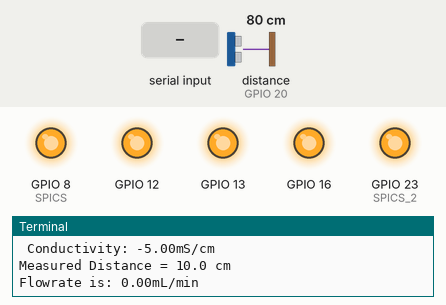
Recording of a program running on a simulated Raspberry Pi (BCM pin numbers). On the bench: output pins drawn as LEDs (lit = HIGH), the last lines printed to the terminal. The inputs (shaded band) are chosen by the test bench; at power-on: distance to the obstacle (sensor on GPIO 20) 80 cm. The echo pulse lasts 58.3 µs per cm; the clock reads 2024-03-15 10:24:30 at power-on unless the program sets it; pins used as bus, display or sensor lines are not drawn.

Above: at 2.7 s.
2.8 s: "1\n" received over the second serial link
4.3 s: "0\n" received over the second serial link
6.3 s: "1\n" received over the second serial link
At 7.3 s:
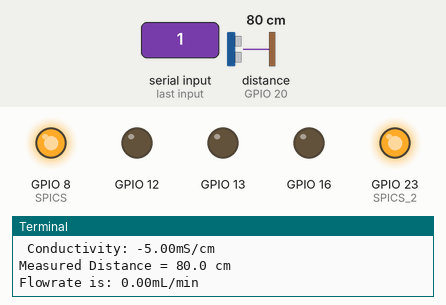
Timing chart, 0 to 9.3 s (numbered marks = the images above; inputs shaded):
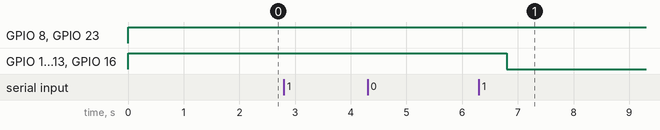

The program:

Batch_RO_system.py
```python
#Libraries
import RPi.GPIO as GPIO
import statistics
import time
import csv
import serial
from datetime import datetime
import os
import pathlib

############ READ ME: IMPORTANT INFO #####################

# To stop data collection, you must do Ctrl + c  (KeyboardInterrupt)
# to actually record the data. Don't click the stop button or nothing will be writted in csv.

# Data will be written in the folder CSV_data and a new file would be added every time

# The scale should be plugged into the bottom left USB port of the Pi if you look at it from the front

# Make sure that the conductivity transmitter and digital flowmeter are plugged into power and turned on

# For some reason this code doesn't work if you run it in terminal so just run it in Thonny
#################################################

#set GPIO Pins for Ultrasonic Sensor
GPIO_TRIGGER = 21
GPIO_ECHO = 20

#setup Voltmeter Pins for Conductivity Sensor
AO_pin = 0 #flame sensor AO connected to ADC channel 0
# change these as desired - they're the pins connected from the
# SPI port on the ADC to the Cobbler
SPICLK = 11
SPIMISO = 9
SPIMOSI = 10
SPICS = 8

#setup Voltmeter 2 Pins for Digital Flowmeter
AO_pin_2 = 0  # what is this?
SPICLK_2 = 22
SPIMISO_2 = 27
SPIMOSI_2 = 17
SPICS_2 = 23

def init_serial():
    global ser

    #writing C, P, LF (\n)
    #1 == 1
    #C = 67, P = 80, \n = 10
    init_message = [49, 80, 10]

    ser = serial.Serial(port='/dev/ttyUSB0', baudrate=9600,
                         parity=serial.PARITY_NONE,
                          stopbits=serial.STOPBITS_TWO,
                           bytesize=serial.EIGHTBITS,
                            timeout=0)

    ser.write(init_message)

def init():
    GPIO.setwarnings(False)
    GPIO.setmode(GPIO.BCM)
    # set up the SPI interface pins for Voltmeter
    GPIO.setup(SPIMOSI, GPIO.OUT)
    GPIO.setup(SPIMISO, GPIO.IN)
    GPIO.setup(SPICLK, GPIO.OUT)
    GPIO.setup(SPICS, GPIO.OUT)

    # set up the SPI interface pins for Voltmeter 2
    GPIO.setup(SPIMOSI_2, GPIO.OUT)
    GPIO.setup(SPIMISO_2, GPIO.IN)
    GPIO.setup(SPICLK_2, GPIO.OUT)
    GPIO.setup(SPICS_2, GPIO.OUT)

    #set GPIO ultrasonic direction (IN / OUT)
    GPIO.setup(GPIO_TRIGGER, GPIO.OUT)
    GPIO.setup(GPIO_ECHO, GPIO.IN)

    #setup Relay Pins for Feed Valve
    GPIO.setup(12,GPIO.OUT)
    GPIO.output(12,GPIO.HIGH) # relay is OFF initially

    #setup Relay Pins for Brine Valve
    GPIO.setup(16,GPIO.OUT)
    GPIO.output(16,GPIO.HIGH) # relay is OFF initially

    #setup Relay Pins for Batch Valve
    GPIO.setup(13,GPIO.OUT)
    GPIO.output(13,GPIO.HIGH) # relay is OFF initially
    pass


# CONSTANTS --------------------------------

empty_tank_dist = 21  # cm, top of the tank to the top of the drainage square with some extra room
full_tank_dist = 18  # cm  (CHANGE LATER?)

time_step = 0.50 # seconds (this is not actually the real time step between data points)
num_average_elements = 1  # average last 1 distance values
took_scale_data = 0 # this helps with the scale data collecting
flow_loop_volume = 150 # ml

# LIST SETUP ----------------------------------------
rows = []
time_list = []
permeate_mass_list = []
distance_list = []
current_distance_list = []
conductivity_list = []
flowrate_list = []
stage_list = [1]
raw_distance_list = [10,10,10,10] # arbitrary values to get the standard dev. thing to work

# feed_conductivity = 10 # mS/cm

# FUNCTIONS -----------------------------------------

def scale_reading():
    '''
    Reads scale data and adds it to permeate_mass_list
    '''
    init_serial()
    data = ''
    units = ''
    took_scale_data = 0

    while took_scale_data == 0:
        c = ser.read()
        if c:
            char = str(c)
            char = char[-2]
            if char == 'r' or char == 'n': # if the scale data is readable

                if data == '':
                    continue
                else:

                    data = data.replace(" ","")
                    for i in data:
                        if i.isalpha():
                            units += i
                            data = data.replace(i,"") # replaces any letters in data (like g)
                        elif i == '?':
                            data = data.replace(i,"")

                    print(" Permeate mass =" ,data,"g")
                    if(data == ''):
                        continue
                    else:
                        permeate_mass_list.append(data)
                        took_scale_data = 1

                    data = ''
                    stable = 1
                    units = ''

            else:
                data += char
    ser.close()


def readadc(adcnum, clockpin, mosipin, misopin, cspin):
    '''
    Setting up the voltmeter with the ADC
    '''
    if ((adcnum > 7) or (adcnum < 0)):
        return -1
    GPIO.output(cspin, True)

    GPIO.output(clockpin, False)  # start clock low
    GPIO.output(cspin, False)     # bring CS low

    commandout = adcnum
    commandout |= 0x18  # start bit + single-ended bit
    commandout <<= 3    # we only need to send 5 bits here
    for i in range(5):
        if (commandout & 0x80):
            GPIO.output(mosipin, True)
        else:
            GPIO.output(mosipin, False)
        commandout <<= 1
        GPIO.output(clockpin, True)
        GPIO.output(clockpin, False)

    adcout = 0
    for i in range(12):
        GPIO.output(clockpin, True)
        GPIO.output(clockpin, False)
        adcout <<= 1
        if (GPIO.input(misopin)):
            adcout |= 0x1

    GPIO.output(cspin, True)

    adcout >>= 1
    return adcout

def distance():
    '''
    Ultrasonic Sensor Code to calculate distances and smooths out the readings from weird outliers.

    It filters out distances that are not within the standard deviation of the last 5 distances
    from the mean. It replaces it with value of the mean of the last 3 previous accepted distances.

    Returns:
        new_distance: An integer representing the current distance

    '''
    # set Trigger to HIGH
    GPIO.output(GPIO_TRIGGER, True)

    # set Trigger after 0.01ms to LOW
    time.sleep(0.00001)
    GPIO.output(GPIO_TRIGGER, False)

    StartTime = time.time()
    StopTime = time.time()

    # save StartTime
    while GPIO.input(GPIO_ECHO) == 0:
        StartTime = time.time()

    # save time of arrival
    while GPIO.input(GPIO_ECHO) == 1:
        StopTime = time.time()

    # time difference between start and arrival
    TimeElapsed = StopTime - StartTime
    # multiply with the sonic speed (34300 cm/s)
    # and divide by 2, because there and back
    current_distance = (TimeElapsed * 34300) / 2
  #  print("current distance is ",current_distance)

    raw_distance_list.append(current_distance)
    current_distance_list.append(current_distance)

    #print ("Measured Distance 1 = %.1f cm" % current_distance)
  #  return current_distance

    if len(raw_distance_list) >= 5:
#
        distance_sample = raw_distance_list[-5:] # sample includes last 5 measurements taken
        #print(distance_sample)
        distance_sample.sort()
        distance_sample.pop(0)
        distance_sample.pop(3)
        mean_sample = statistics.mean(distance_sample)
        new_distance = mean_sample
        print ("Measured Distance = %.1f cm" % new_distance)
        return new_distance

#     if len(raw_distance_list) >= 5:
#
#         distance_sample = raw_distance_list[-5:] # sample includes last 5 measurements taken
#         std_dev_sample = statistics.stdev(distance_sample) # standard deviation of the last 5 digits
#         mean_sample = statistics.mean(distance_sample)
#         if abs(raw_distance_list[-1] - mean_sample) <= std_dev_sample:
#             # if the distance is within the standard deviation of the sample from the mean
#             new_distance = raw_distance_list[-1]
#             print ("Measured Distance = %.1f cm" % new_distance)
#             return new_distance
#
#         else:
#             # remove element from the sample return the mean of the remaining 3
#             distance_sample.remove(raw_distance_list[-1])
#             new_distance = (statistics.mean(raw_distance_list[-5:-2]))
#             print ("Measured Distance = %.1f cm" % new_distance)
#             return new_distance


def check_tank_empty(last_distance):
    '''
    Checks whether the batch tank is empty.

    Args:
        last_distance: A integer representing the average measured distance
        from the ultrasonic sensor

    Returns:
        tank_is_empty: Either True or False if the batch tank is empty

    '''
    tank_is_empty = False
    if last_distance >= empty_tank_dist: # if tank is empty

        tank_is_empty = True
        print("TANK IS EMPTY")

    return tank_is_empty

def check_tank_full(last_distance):
    '''
    Checks if the batch tank is full.

    Args:
        last_num_average: An integer representing the averaged batch tank distance
                            with number of elements specified by num_average_elements

    Returns:
        tank_is_full: Either True or False if the batch tank is full

    '''
    tank_is_full = False

    if last_distance <= full_tank_dist: # if tank is full

        print("TANK IS FULL")
        tank_is_full = True

    return tank_is_full


def conductivity_reading():
    '''
    Measures the voltage from the conductivity transmitter
    and converts it to a conductivity reading (mS/cm). Also adds these readings
    to a list.

    Returns:
        conductivity: an integer representing the current conductivity in mS/cm
        conductivity_list: a list of conductivity measurements
    '''

    # Voltmeter
    ad_value = readadc(AO_pin, SPICLK, SPIMOSI, SPIMISO, SPICS)
    voltage = ad_value*(3.3/1024)*5
    #print (" Voltage 1 is: " + str("%.2f"%voltage)+"V")

    R = 604 # ohms
    K = 100 # constant set by the manufacturer

    conductivity = ((2000 * voltage)/(16*0.001*R*K)) - ((4*2000)/(K*16))
    print(" Conductivity: " + str("%.2f"%conductivity)+"mS/cm")

    conductivity_list.append(conductivity)

    return conductivity_list, conductivity

def time_readings(time_now):
    '''
    Takes the current time and adds it to a list.

    Args:
        current_time: An integer representing the current time in seconds
    Returns:
        time_list: A list of recorded times
    '''
    time_list.append(time_now)
    return time_list

def flowrate_reading():

    '''
    Measures the voltage from the Digital Flowmeter
    and converts it to a flow rate reading. Also adds these readings
    to a list.

    Returns:
        flowrate: an integer representing the current flowrate
        flowrate_list : a list of flowrate measurements
    '''
    # Voltmeter 2
    ad_value = readadc(AO_pin_2, SPICLK_2, SPIMOSI_2, SPIMISO_2, SPICS_2)
    voltage = ad_value*(3.3/1024)*5
#     print (" Voltage 2 is: " + str("%.2f"%voltage)+"V")

    flowrate = voltage*200
    print("Flowrate is: " + str("%.2f" %flowrate) + "mL/min")
    flowrate_list.append(flowrate)

    return flowrate, flowrate_list

def volume_step_approximation(time_step, last_flowrate, current_flowrate):

    '''
    Calculates the step volume of water (mL) that flowed through the pipe
    system by approximating the integral of flowrate data using the Midpoint Rule.
    This function helps calculate whether the brine has been flushed from the system

    Args:
        time_step: an integer representing the time step from the last volume measurement taken
        last_flowrate: an integer representing the last flowrate measurement taken in mL/min
        current_flowrate: an integer representing the current flowrate in mL/min

    Returns:
        volume_step: an integer representing the volume that flowed through
        the meter within the timestep (mL)
    '''

    volume_step = ((last_flowrate + current_flowrate)/2) *(time_step/60)

    return volume_step


# def check_salinity(conductivity_list):
#     '''
#     If conductivity of the feed water is equal to conductivity in the system
#     (flushing is done), close the brine valve and open the batch valve.
#
#     Args:
#         conductivity_list: A list of measured conductivities
#
#     Returns:
#         average_conductivity: An integer representing the averaged conductivity readings
#           with number of elements specified by num_average_elements
#     '''
#     average_conductivity = (sum(conductivity_list[-num_average_elements:])/
#                 len(conductivity_list[-num_average_elements:]))
#             # average conductivity value
#
#     if average_conductivity == feed_conductivity:
#
#         GPIO.output(16,GPIO.HIGH) # relay is OFF, so valve is closed
#         print("Brine valve is closed")
#         GPIO.output(13,GPIO.HIGH) # relay is OFF, so valve is open
#         print("Batch tank valve is open")
#         return average_conductivity


def data_formatting(time_list, conductivity_list, current_distance_list,
                    current_flowrate_list, permeate_mass_list, time_end):

    '''
    Formats the raw data and compiles it into a csv file called DATA.csv.
    DATA.csv contains time, distance, conductivity, and flowrate measurments.

    Args:
        conductivity list: a list of measured conductivites taken every time step
        current_distance_list: a list of ultrasonic sensor distances taken every time step
        current_flowrate_list: a list of measured flowrates taken every time step
    '''

    # Makes sure that the lists are equal size

    if ((len(time_list) + len(conductivity_list) + len(current_distance_list)
        + len(flowrate_list)+ len(permeate_mass_list) + len(stage_list))/6) != 1:

        if (len(time_list) < len(conductivity_list) and
            len(time_list) < len(current_distance_list)):
            time_list.append(time_end)

        if (len(permeate_mass_list) < len(conductivity_list) and
            len(permeate_mass_list) < len(current_distance_list)):
            scale_reading()

        if (len(conductivity_list) > len(current_distance_list) and
            len(conductivity_list) > len(flowrate_list) and
            len(conductivity_list) > len(permeate_mass_list)):
            conductivity_list.pop(-1)

        if (len(stage_list) > len(conductivity_list) and
            len(stage_list) > len(current_distance_list)):
            stage_list.pop(-1)


        print(len(time_list), len(conductivity_list), len(current_distance_list),
              len(flowrate_list), len(permeate_mass_list), len(stage_list))

    headers = (['Time (seconds)',  'Conductivity (mS/cm)', 'Measured distance (cm)',
                'Flowrate (mL/min)', 'Permeate mass (g)', 'Stage number'])

    for entry in range(len(conductivity_list)):
        rows.append([time_list[entry], conductivity_list[entry], current_distance_list[entry],
                     current_flowrate_list[entry], permeate_mass_list[entry], stage_list[entry]])

    # WRITING TO A CSV FILE IN THE FOLDER "CSV_data"

    date = datetime.today().strftime('%Y-%m-%d')

    try:
        os.mkdir("./CSV_data")
    except OSError as e:
        print("Directory exists")

    index = len(os.listdir("CSV_data"))
    filename = str(index) + '_' + date + '.csv'

    if not os.path.exists(filename):
        with open("./CSV_data/" + filename,'w',newline='') as csvfile:
            csvwriter = csv.writer(csvfile)
            csvwriter.writerow(headers)
            csvwriter.writerows(rows)


def main():
    init()
    init_serial()
    #time.sleep(2)
    while True:

        # Regular sensor data collecting when tank is draining
        conductivity_reading()
        average_distance = distance()
        current_flowrate, current_flowrate_list = flowrate_reading()
        time_now = time.time() - beginning_time
        time_readings(time_now)
        scale_reading()
        stage_number = 1 # draining
        print("Stage Number = %.lf" % stage_number)
        stage_list.append(stage_number)
        # print(stage_list)


        tank_is_empty = check_tank_empty(average_distance)
        tank_is_full = check_tank_full(average_distance)
        print ("-----REGULAR OPERATION... DRAINING BATCH TANK-----")
        # print ("Measured Distance = %.1f cm" % average_distance)
        time.sleep(time_step)

        elapsed_time = 0
        brine_valve_open = 0

        if tank_is_empty == True:

            volume_flushed = 0
            last_flowrate = 0
            time_step_flushing = 1 # this is 1 sec on average
            print("-----TANK IS EMPTY-----")

            while volume_flushed < flow_loop_volume and tank_is_full == False:
               #   Fill the tank and drain the brine until 72 ml has been flushed


                time_then = time.time()
                conductivity_reading()
                average_distance = distance()
                current_flowrate, current_flowrate_list = flowrate_reading()
                scale_reading()
                time_now = time.time() - beginning_time
                time_readings(time_now)
                stage_number = 2 # flushing
                print("Stage Number = %.lf" % stage_number)
                stage_list.append(stage_number)

                added_volume = volume_step_approximation(time_step_flushing,
                                                         last_flowrate, current_flowrate)
                volume_flushed += added_volume
                print(" Volume flushed is = %.1f ml" % volume_flushed)
                last_flowrate = current_flowrate

                time.sleep(time_step)
                print("-----FLUSHING... WAITING TO FLUSH 150 ml FROM FLOW LOOP-----")
                GPIO.output(16,GPIO.LOW) # relay is ON, so Brine valve is open
                Brine_valve_open = 1
                GPIO.output(13,GPIO.LOW) # relay is ON, so Batch valve is closed
                GPIO.output(12,GPIO.LOW) # relay is ON, so Feed valve is open
                time_step_flushing = time.time() - time_then

            else:
                while volume_flushed >= 72:
                # After 9 seconds of draining, close Brine valve,
                # open Batch valve and resume regular filling

                    time.sleep(time_step)

                    print("-----FILLING BATCH TANK-----")
                    conductivity_reading()
                    average_distance = distance()
                    current_flowrate, current_flowrate_list = flowrate_reading()
                    time_now = time.time() - beginning_time
                    time_readings(time_now)
                    scale_reading()
                    stage_number = 3 # filling
                    print("Stage Number = %.lf" % stage_number)
                    stage_list.append(stage_number)

                    tank_is_full = check_tank_full(average_distance)

                    print ("Measured Distance = %.1f cm" % average_distance)

                    GPIO.output(16,GPIO.HIGH) # relay is OFF, so Brine valve is closed
                    Brine_valve_open = 0

                    GPIO.output(13,GPIO.HIGH) # relay is OFF, so Batch valve is open

                    if tank_is_full == True:
                        break

            if tank_is_full == True:

                # Turn the feed valve off if the tank is full

                GPIO.output(12,GPIO.HIGH) # relay is OFF, so Feed valve is closed
                print("-----TANK IS FULL-----")
                conductivity_reading()
                average_distance = distance()
                current_flowrate, current_flowrate_list = flowrate_reading()
                time_now = time.time() - beginning_time
                time_readings(time_now)
                scale_reading()

                if Brine_valve_open == 1: # if the Brine valve is currently open

                    print("-----FLUSHING... WAITING 9 SECONDS-----")
                    time.sleep(9)
                    conductivity_reading()
                    average_distance = distance()
                    current_flowrate, current_flowrate_list = flowrate_reading()
                    time_now = time.time() - beginning_time
                    time_readings(time_now)
                    scale_reading()
                    stage_number = stages()

                    GPIO.output(16,GPIO.HIGH) # relay is OFF, so Brine valve is closed
                    Brine_valve_open = 0

                    GPIO.output(13,GPIO.HIGH) # relay is OFF, so Batch valve is open
                    Brine_valve_open = 0


if __name__ == '__main__':
    try:
        beginning_time = time.time()
        main()
    except KeyboardInterrupt: # Stop measurements by pressing CTRL + C and also write data to csv
        time_end = time.time() - beginning_time

        print("-----Measurement stopped!-----")

        data_formatting(time_list, conductivity_list,current_distance_list,
                        flowrate_list, permeate_mass_list, time_end)

        GPIO.output(12,GPIO.HIGH) # relay is OFF initially
        GPIO.output(16,GPIO.HIGH) # relay is OFF initially
        GPIO.output(13,GPIO.HIGH) # relay is OFF initially

    finally:
        GPIO.cleanup()
```

Measured:
- after the input at 6.3 s, GPIO 12, GPIO 13, GPIO 16: HIGH → LOW after 0.50 s
